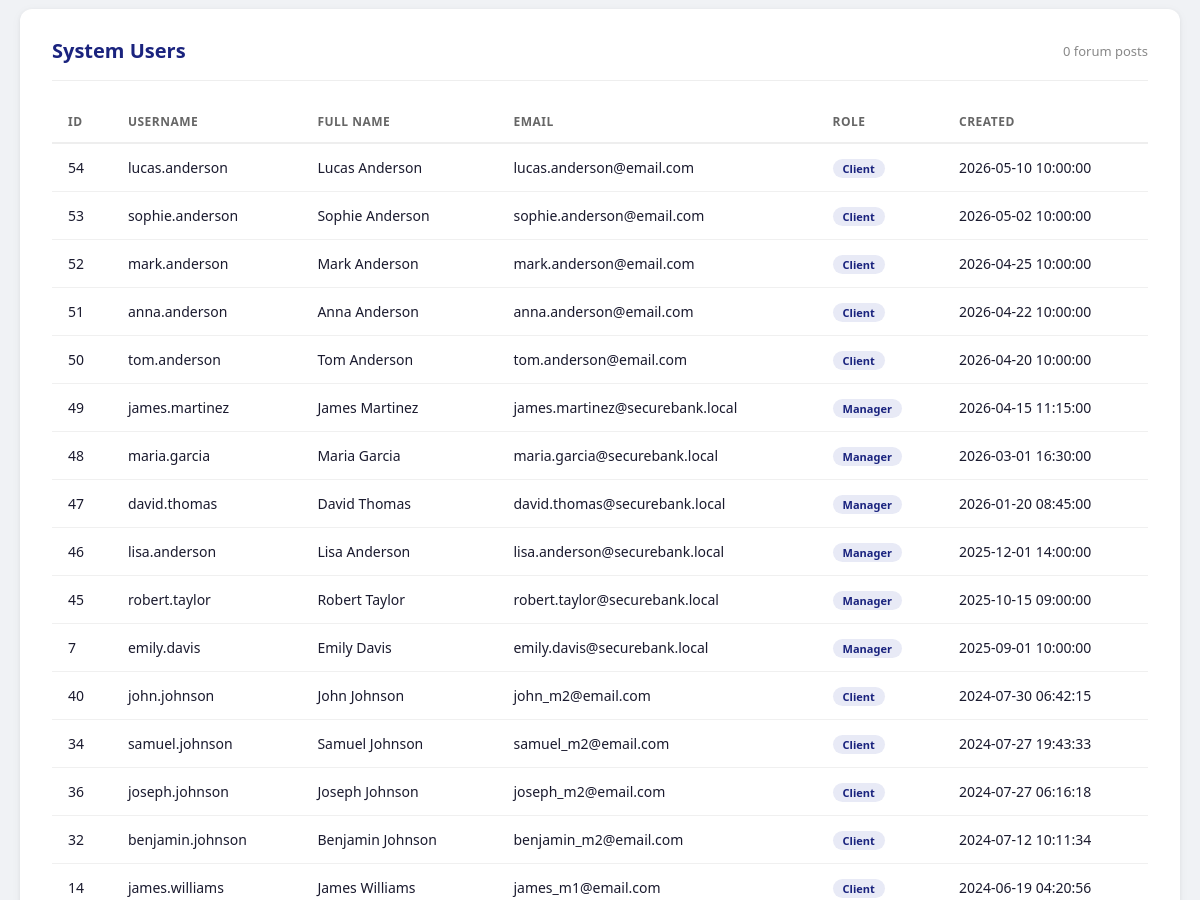
/admin/dashboard.php (signed in, middle part), run on an earlier commit of the app's database.
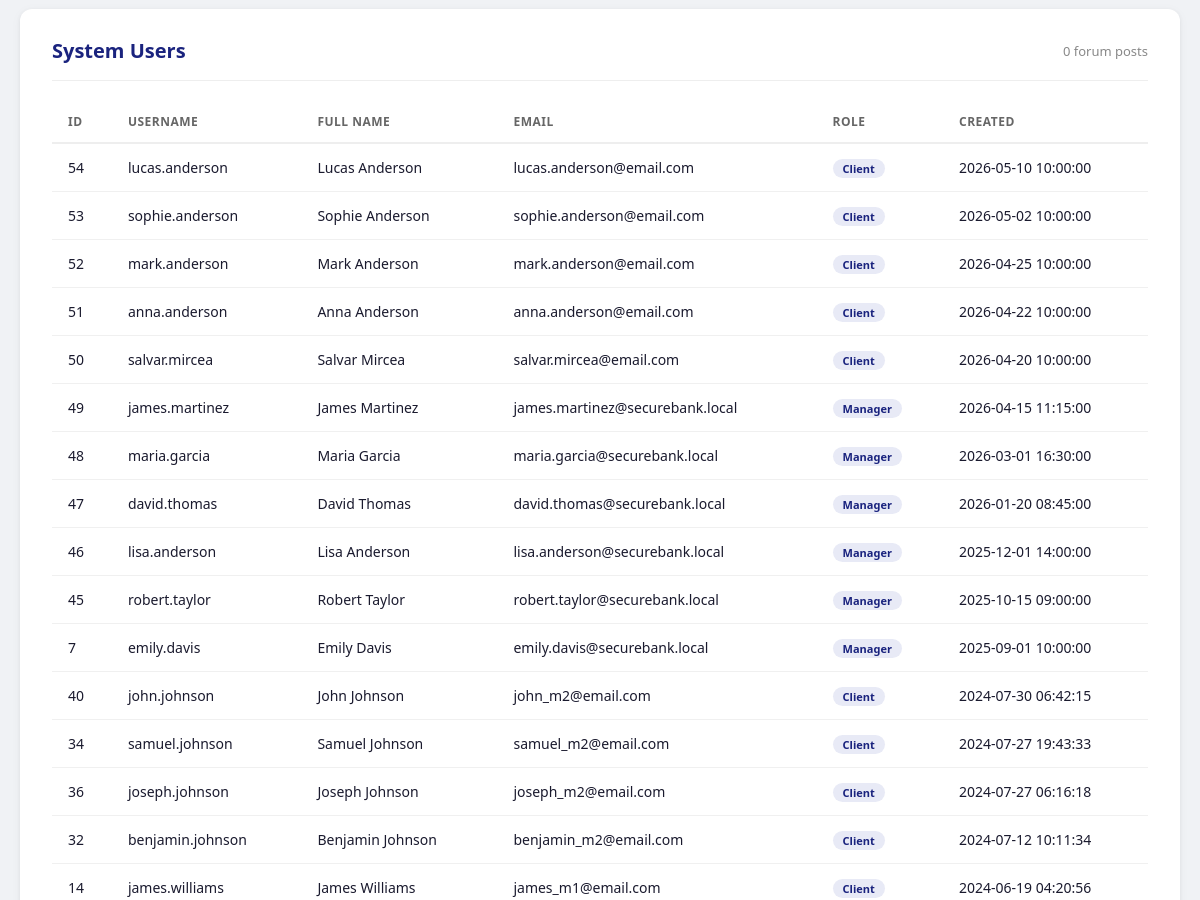
And on a later commit of the database.
### tables this page shows
CREATE TABLE users (
    id INT AUTO_INCREMENT PRIMARY KEY,
    username VARCHAR(50) UNIQUE NOT NULL,
    password_hash VARCHAR(255) NOT NULL,
    role ENUM('admin', 'manager', 'client') NOT NULL DEFAULT 'client',
    full_name VARCHAR(100) NOT NULL DEFAULT '',
    email VARCHAR(100) NOT NULL DEFAULT '',
    phone VARCHAR(30) NOT NULL DEFAULT '',
    manager_id INT DEFAULT NULL,
    receive_notifications TINYINT(1) NOT NULL DEFAULT 0,
    accepted_eula TINYINT(1) NOT NULL DEFAULT 1,
    created_at TIMESTAMP DEFAULT CURRENT_TIMESTAMP,
    FOREIGN KEY (manager_id) REFERENCES users(id)
);

### src/admin/dashboard.php (the view, shortened to what this page needs)
<?php
$db = getDB();
$postCount = $db->query("SELECT COUNT(*) FROM forum_posts")->fetchColumn();
$users = $db->query("SELECT id, username, role, full_name, email, created_at FROM users ORDER BY created_at DESC")->fetchAll();
?>
<!DOCTYPE html>
<html lang="en">
<head>
    <link rel="stylesheet" href="../css/style.css">
</head>
<body>
    <div class="container">
        <div class="grid-2">
        </div>
        <div class="card">
            <div class="card-header">
                <h2>System Users</h2>
                <span style="font-size:13px;color:#888;"><?= $postCount ?> forum posts</span>
            </div>
            <table>
                <thead>
                    <tr>
                        <th>ID</th>
                        <th>Username</th>
                        <th>Full Name</th>
                        <th>Email</th>
                        <th>Role</th>
                        <th>Created</th>
                    </tr>
                </thead>
                <tbody>
                    <?php foreach ($users as $u): ?>
                        <tr>
                            <td><?= $u['id'] ?></td>
                            <td><?= htmlspecialchars($u['username']) ?></td>
                            <td><?= htmlspecialchars($u['full_name']) ?></td>
                            <td><?= htmlspecialchars($u['email']) ?></td>
                            <td><span style="background:#e8eaf6;color:#1a237e;padding:2px 10px;border-radius:10px;font-size:11px;font-weight:600;"><?= ucfirst($u['role']) ?></span></td>
                            <td><?= $u['created_at'] ?></td>
                        </tr>
                    <?php endforeach; ?>
                </tbody>
            </table>
        </div>
    </div>
</body>
</html>

### src/css/style.css (style rules this page uses)
* { margin: 0; padding: 0; box-sizing: border-box; }
body { font-family: 'Segoe UI', Tahoma, Geneva, Verdana, sans-serif; background: #f0f2f5; color: #1a1a2e; min-height: 100vh; }
.container { max-width: 1200px; margin: 0 auto; padding: 30px 20px; }
.card { background: #fff; border-radius: 12px; box-shadow: 0 1px 4px rgba(0,0,0,0.06), 0 2px 12px rgba(0,0,0,0.04); padding: 28px 32px; margin-bottom: 24px; transition: box-shadow 0.2s; }
.card-header { display: flex; align-items: center; justify-content: space-between; margin-bottom: 20px; padding-bottom: 16px; border-bottom: 1px solid #eee; }
.card-header h2 { font-size: 20px; font-weight: 600; color: #1a237e; }
table { width: 100%; border-collapse: collapse; }
table th { text-align: left; padding: 12px 16px; font-size: 12px; text-transform: uppercase; letter-spacing: 0.5px; color: #666; border-bottom: 2px solid #eee; }
table td { padding: 14px 16px; border-bottom: 1px solid #f0f0f0; font-size: 14px; }
.grid-2 { display: grid; grid-template-columns: 1fr 1fr; gap: 24px; }

What changed in the data, as far as the page shows it:
changed users id 50: username "tom.anderson" → "salvar.mircea"; full_name "Tom Anderson" → "Salvar Mircea"; email "tom.anderson@email.com" → "salvar.mircea@email.com"
